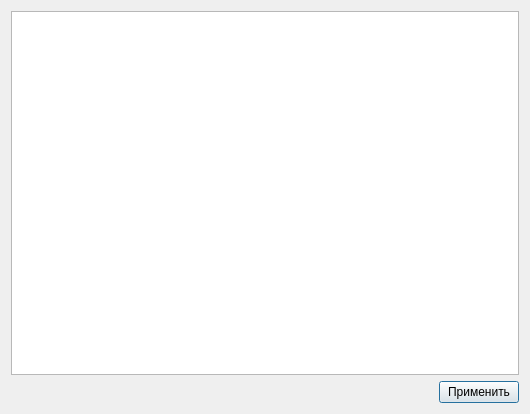
<?xml version="1.0" encoding="UTF-8"?>
<ui version="4.0">
 <class>DlgJsonEditor</class>
 <widget class="QDialog" name="DlgJsonEditor">
  <property name="geometry">
   <rect>
    <x>0</x>
    <y>0</y>
    <width>530</width>
    <height>414</height>
   </rect>
  </property>
  <property name="windowTitle">
   <string>Редактор Json</string>
  </property>
  <layout class="QGridLayout" name="gridLayout">
   <item row="0" column="0" colspan="2">
    <widget class="application::CJsonView" name="treeJson"/>
   </item>
   <item row="1" column="0">
    <spacer name="horizontalSpacer">
     <property name="orientation">
      <enum>Qt::Horizontal</enum>
     </property>
     <property name="sizeHint" stdset="0">
      <size>
       <width>428</width>
       <height>20</height>
      </size>
     </property>
    </spacer>
   </item>
   <item row="1" column="1">
    <widget class="QPushButton" name="btnApply">
     <property name="text">
      <string>Применить</string>
     </property>
    </widget>
   </item>
  </layout>
 </widget>
 <customwidgets>
  <customwidget>
   <class>application::CJsonView</class>
   <extends>QTreeView</extends>
   <header>gui/widgets/json_view.hpp</header>
  </customwidget>
 </customwidgets>
 <resources/>
 <connections/>
</ui>
